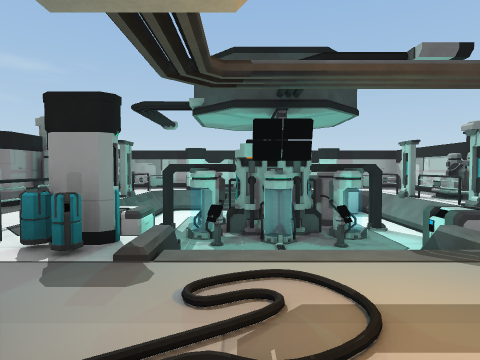
View 1 (above)

16 first-person views from a walk through a scene from a Unity 3-D project. The camera is 1.5 m above the floor, tilts 2° down and sees 75° across. The floor is counted in squares, 2 m on a side. Each view is taken from the middle of a square. On the plan, view 1 faces up. The plan holds only what a view shows up to about 10 squares ahead; the rest is blank. The place goes on beyond the plan.

View 2
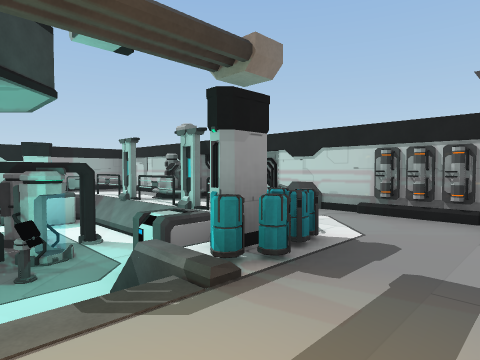

View 3
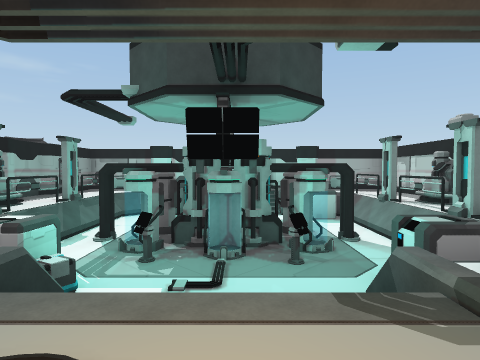

View 4
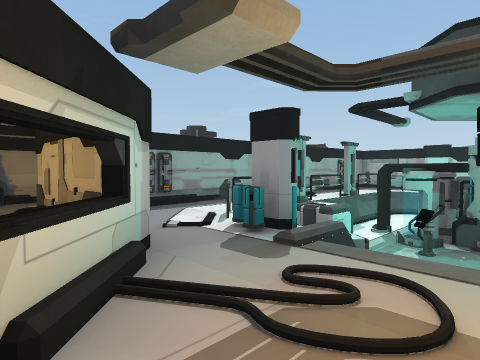

View 5
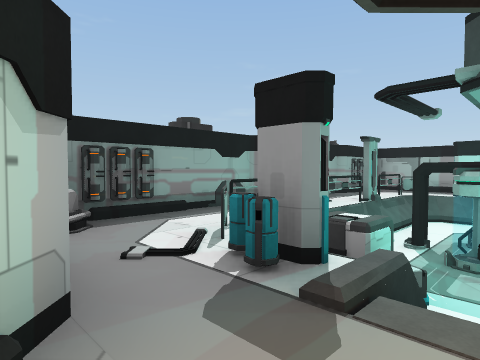

View 6
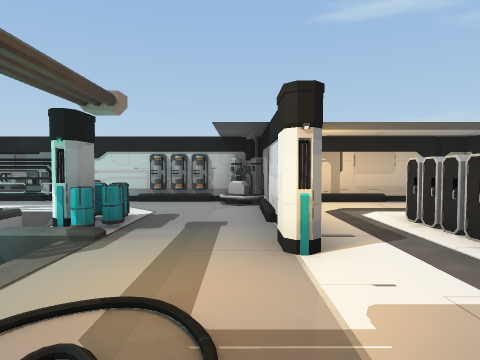

View 7
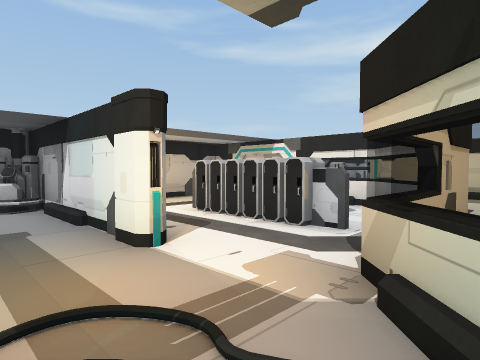

View 8
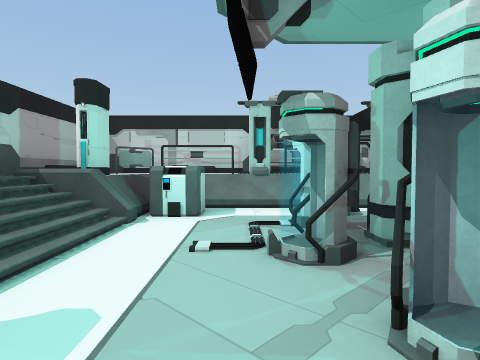

View 9
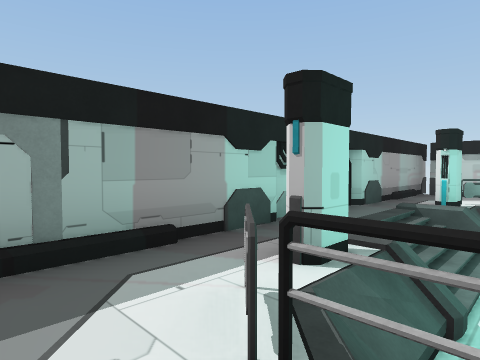

View 10
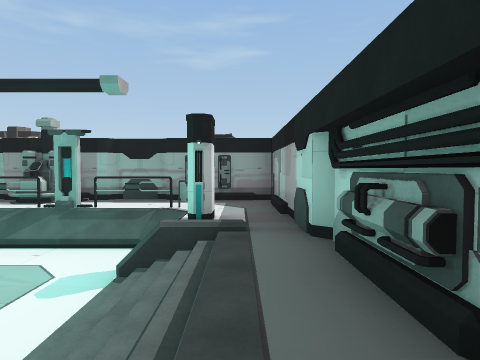

View 11
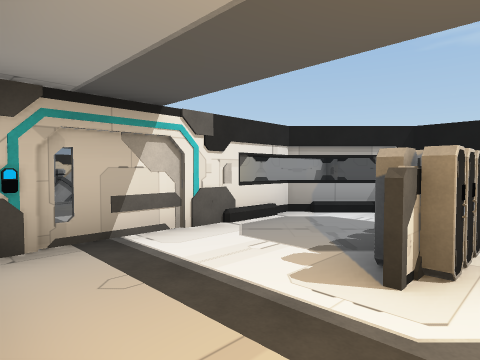

View 12
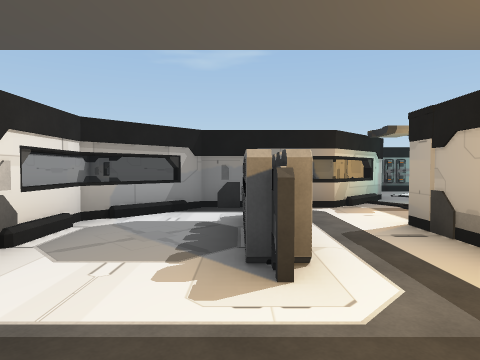

View 13
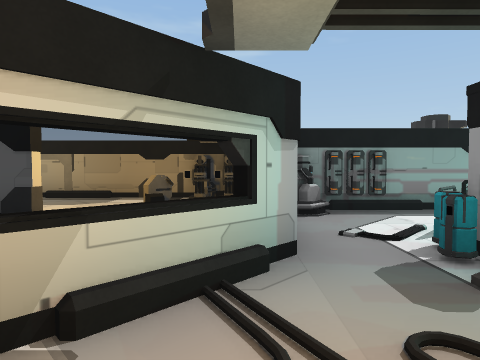

View 14
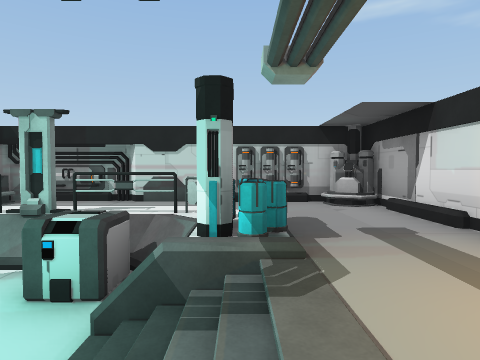

View 15
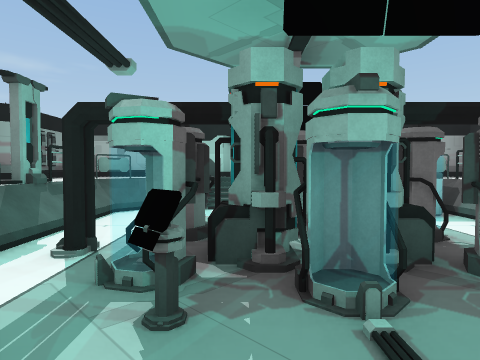

View 16
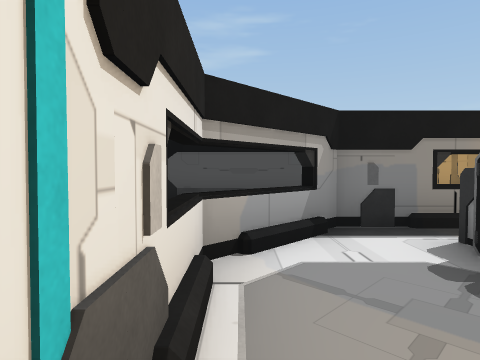

### Floor plan
Key: @ floor where view 1 was taken; # wall or solid block; . main floor; - floor 1.25 m lower than the main floor; / step, stairs or slope; = window, fence, low wall or low ledge; R railing; C container; L column; M machine; P pipe; U computer; K locker; O other object.
Columns run from 7 left of view 1 to 7 right of it. Each row starts with its distance up from view 1.
 13   #############
 12   #.../../....#
 11   #.R/L///LR./#
 10    .R-----C/R/#
  9   #.L---C--/L/#
  8   #MR-C-CC-//M#
  7   #MRPCMMCP/R.#
  6   # L--UCU-/L.#
  5   O RC--/-C/R.#
  4   # RCC/ ///..#
  3   # .CL//CLCR##
  2 # MM.../..C..#
  1 M.O##=/......M
  0 M.M   =@.L#####
 -1 #.M    =K.....#
 -2 #..##  #OKKO..#
 -3 #..#   #K.....#
 -4 #. #    =.....
 -5    ##    =##=#
 -6    ##      ..

Positions as (right, up) in squares from view 1, and headings:
1: (0, 0), facing up
2: (1, 1), facing up-right
3: (1, 1), facing up
4: (1, 0), facing up-left
5: (0, 1), facing up-left
6: (-1, 1), facing right
7: (-1, 2), facing down-right
8: (-2, 9), facing right
9: (-4, 10), facing up-right
10: (3, 12), facing left
11: (6, -1), facing down-left
12: (6, -2), facing left
13: (1, 1), facing left
14: (0, 3), facing right
15: (0, 4), facing up
16: (4, -4), facing left
